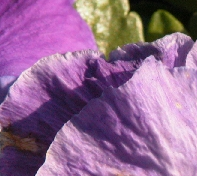
#> input picture SRCNN(Super_Resolution_CNN)/Train/t1.bmp, 197 x 176 px; its folder holds only this picture in this run
$ jupyter execute image_augmentation.ipynb   (shell and % lines are left out)
#> lines starting #> are read from the running program, lines starting #| are printed output that depends on the picture
[cell 1]
import numpy as np
import cv2
from matplotlib import pyplot as plt
import glob
import random
import h5py
import os

# Settings.
scale = 3 # 몇배로 scaling건지
size_input = 120 # sub image data size
size_label = 120
sub_sampling_data=[]
image_data=[]#training data load
for i in glob.glob("./Train/*.bmp"):# load image data
    n=cv2.imread(i,cv2.IMREAD_COLOR)
#> n is the input picture: shape (176, 197, 3); mean B, G, R 144.8, 104.8, 146.8
    n=cv2.cvtColor(n, cv2.COLOR_BGR2RGB)# matplotlib = RGB channel , opencv = BGR channels
    image_data.append(n)

[cell 2]
#image subsampling (상하좌우 4장, 이미지 중앙 sub smapling)
def sub_sampling(image,size_input):#image, crop size, stride
    sub_data=[]
    size = image.shape    # image size
    rows, cols = size[:2]      # rows,cols
    counter=0
    # Generate subimages for training.
    for x in range(0, rows - size_input, rows-size_input-1):
        for y in range(0, cols - size_input, cols-size_input-1):
            subim_input = image[x : x + size_input, y : y + size_input]
            sub_data.append(subim_input)
            counter+=1
    center_x=int((rows-size_input)/2)
    center_y=int((cols-size_input)/2)

    sub_data.append(image[center_x : center_x + size_input, center_y :center_y + size_input])
    counter+=1
#     print("image_size : ",rows-size_input,cols-size_input)
#     print("number of sampling data",counter,"center_x ,y : ",center_x,center_y)
    return sub_data

[cell 3]
#image rotation sub sampling
def rotated_image(image,size_input,degree=1): # degree ==> 1은 좌우 반전, 0은 상하 반전입니다.

    flipped_data=[]
    data=sub_sampling(image,size_input)
    for i in range(len(data)):
        flip=cv2.flip(data[i], degree)
        flipped_data.append(flip)
    flipped_data+=data
    return flipped_data

[cell 4]
image_sub=[]
for i in range(len(image_data)):
    sub_i=sub_sampling(image_data[i],100)
    image_sub+=sub_i
#> this loop made 1 pass
#> (size in sub_sampling, rows in sub_sampling, cols in sub_sampling, counter in sub_sampling, center_x in sub_sampling, center_y in sub_sampling) on pass 1: ((176, 197, 3), 176, 197, 5, 38, 48)

[cell 5]
print(len(image_sub))
#| 5

[cell 6]
image_aug=[]
for i in range(len(image_data)):
    rotate=rotated_image(image_data[i],100)
    image_aug+=rotate

[cell 7]
print(len(image_aug))
#| 10

[cell 8]
plt.subplot(2,2,1)
plt.imshow(image_aug[0])
plt.subplot(2,2,2)
plt.imshow(image_aug[1])
plt.subplot(2,2,3)
plt.imshow(image_aug[2])
plt.subplot(2,2,4)
plt.imshow(image_aug[3])
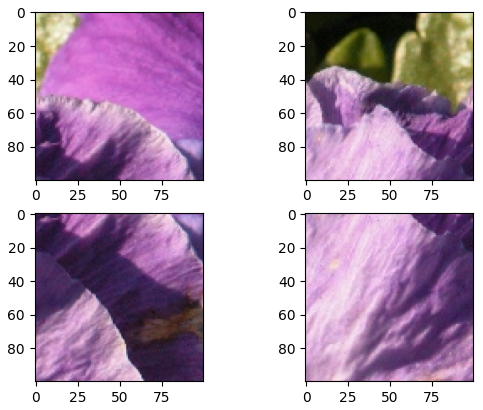
#> figure drawn by matplotlib, 4 panels

[cell 9]
x_data=[]
y_data=[]
image_size=120
scale=2
for i in range(len(image_aug)):
    tmp_image=image_aug[i]
    size = tmp_image.shape    # image size
    height, width = size[:2]      # height ,width
    tmp_X=cv2.resize(tmp_image,None,fx=1/scale,fy=1/scale)
    sub_X=cv2.resize(tmp_X,(image_size, image_size),interpolation=cv2.INTER_CUBIC)

    sub_Y=cv2.resize(tmp_image,(image_size, image_size),interpolation=cv2.INTER_CUBIC)

    x_data.append(sub_X)
    y_data.append(sub_Y)
#> this loop made 10 passes
#> pass 1, `tmp_image=image_aug[i]`:
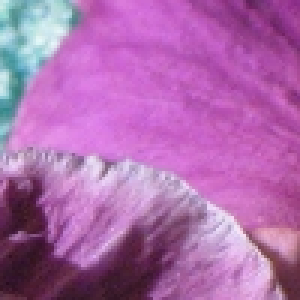
#> tmp_image: shape (100, 100, 3) (shown 3 times larger); mean of channels 0, 1, 2 172.6, 106.5, 173.8; drawn as B, G, R
#> pass 1, `tmp_X=cv2.resize(tmp_image,None,fx=1/scale,fy=1/scale)`:
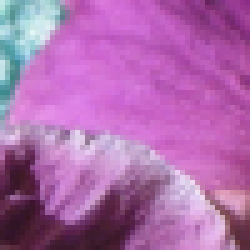
#> tmp_X: shape (50, 50, 3) (shown 5 times larger); mean of channels 0, 1, 2 172.7, 106.6, 173.9; drawn as B, G, R
#> pass 1, `sub_X=cv2.resize(tmp_X,(image_size, image_size),interpolation=cv2.INTE..`:
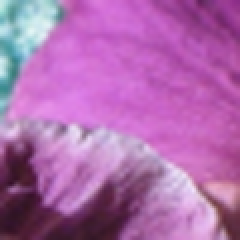
#> sub_X: shape (120, 120, 3) (shown 2 times larger); mean of channels 0, 1, 2 172.7, 106.6, 173.9; drawn as B, G, R
#> after the loop:
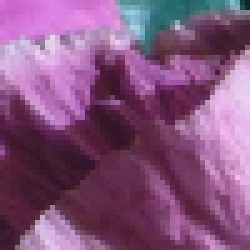
#> tmp_X: shape (50, 50, 3) (shown 5 times larger); mean of channels 0, 1, 2 124.2, 84.3, 131.2; drawn as B, G, R
#> after the loop:
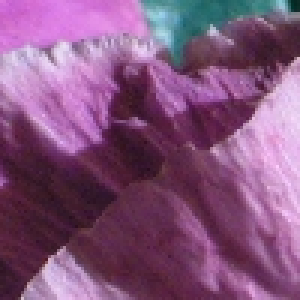
#> tmp_image: shape (100, 100, 3) (shown 3 times larger); mean of channels 0, 1, 2 124.1, 84.2, 131; drawn as B, G, R
#> after the loop, x_data = 10 items; y_data = 10 items

[cell 10]
print(len(x_data))
#| 10

[cell 11]
plt.subplot(1,2,1)
plt.imshow(x_data[0])
plt.subplot(1,2,2)
plt.imshow(y_data[0])

[cell 12]
with h5py.File("./training_image.h5", 'w') as hf:
        hf.create_dataset('data', data=x_data)
        hf.create_dataset('label', data=y_data)

[cell 13]
with h5py.File("./training_image.h5", 'r') as hf:
        data = np.array(hf.get('data'))
        label = np.array(hf.get('label'))

[cell 14]
print(len(data))

[cell 15]
plt.imshow(label[4])
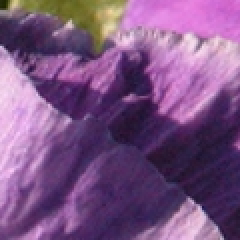
#> shown: shape (120, 120, 3) (shown 2 times larger); mean R, G, B 124.1, 84.2, 131

$ run again, on SRCNN(Super_Resolution_CNN)/Train/t13.bmp
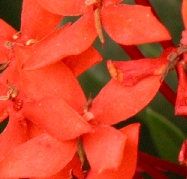
#> input picture SRCNN(Super_Resolution_CNN)/Train/t13.bmp, 187 x 179 px
#> n is the input picture: shape (179, 187, 3); mean B, G, R 41.8, 69.7, 204.1
#> the loop `for i in range(len(image_data)):` made 1 pass
#| 5
#| 10
#> the loop `for i in range(len(image_aug)):` made 10 passes
#> after the loop `for i in range(len(image_aug)):`:
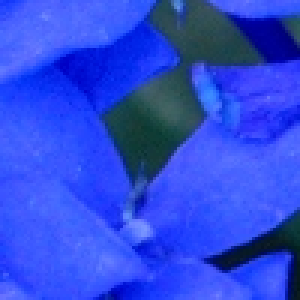
#> tmp_image: shape (100, 100, 3) (shown 3 times larger); mean of channels 0, 1, 2 218.1, 74.1, 46.3; drawn as B, G, R
#> after the loop `for i in range(len(image_aug)):`: x_data = 10 items
#| 10
#> `[cell 15] plt.imshow(label[4])`:
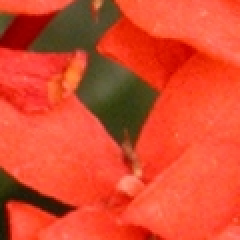
#> shown: shape (120, 120, 3) (shown 2 times larger); mean R, G, B 218, 74.1, 46.3

$ run again, on SRCNN(Super_Resolution_CNN)/Train/t14.bmp
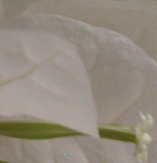
#> input picture SRCNN(Super_Resolution_CNN)/Train/t14.bmp, 157 x 163 px
#> n is the input picture: shape (163, 157, 3); mean B, G, R 126, 138.2, 146.8
#> the loop `for i in range(len(image_data)):` made 1 pass
#| 5
#| 10
#> the loop `for i in range(len(image_aug)):` made 10 passes
#> pass 1, `tmp_image=image_aug[i]`:
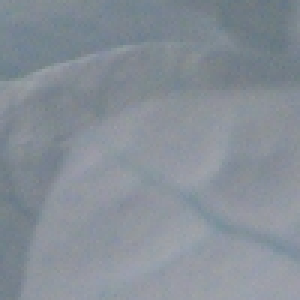
#> tmp_image: shape (100, 100, 3) (shown 3 times larger); mean of channels 0, 1, 2 151.5, 142.8, 134.6; drawn as B, G, R
#> after the loop `for i in range(len(image_aug)):`: x_data = 10 items
#| 10
#> `[cell 15] plt.imshow(label[4])`:
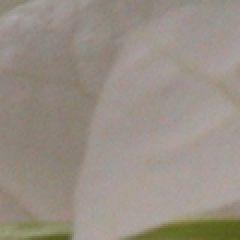
#> shown: shape (120, 120, 3) (shown 2 times larger); mean R, G, B 151.9, 143.3, 133.2

$ run again, on SRCNN(Super_Resolution_CNN)/Train/t15.bmp
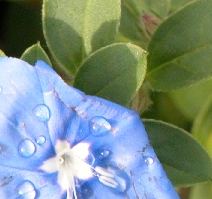
#> input picture SRCNN(Super_Resolution_CNN)/Train/t15.bmp, 212 x 199 px
#> n is the input picture: shape (199, 212, 3); mean B, G, R 134.7, 142, 122.4
#> the loop `for i in range(len(image_data)):` made 1 pass
#| 5
#| 10
#> the loop `for i in range(len(image_aug)):` made 10 passes
#> after the loop `for i in range(len(image_aug)):`: x_data = 10 items
#| 10
#> `[cell 15] plt.imshow(label[4])`:
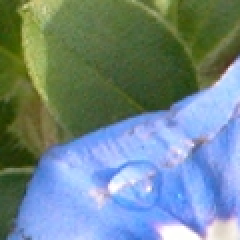
#> shown: shape (120, 120, 3) (shown 2 times larger); mean R, G, B 113.3, 136.4, 140.9
